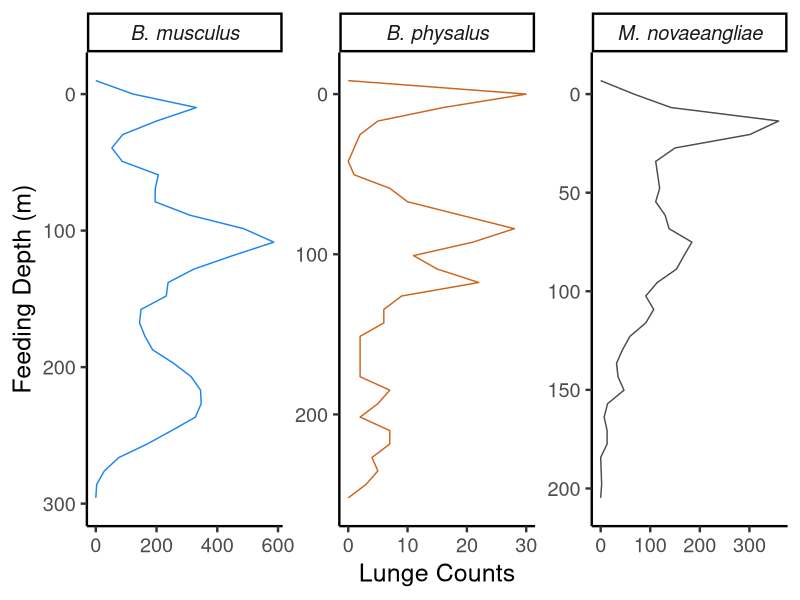

Write R code to recreate this figure.
#############################################################
# Lunge depth by species plot for Shirel's Nancy Foster Grant
#############################################################


library(tidyverse)

lunge_depths_in_MBNMS <- read_csv("lunge_depth_for_SKR_inMBNMS.csv") %>% 
  mutate(binomial_short = case_when(species == "bp" ~ "B. physalus",
                                    species == "bw" ~ "B. musculus",
                                    species == "mn" ~ "M. novaeangliae"))


# sample size; all whales here are labeled as krill-feeding whales in the tag guide
sample_size <- lunge_depths_in_MBNMS %>% 
  group_by(binomial_short) %>% 
  summarise(sample_size = n_distinct(ID))


pal <- c("M. novaeangliae" = "gray30", "B. physalus" = "chocolate3", "B. musculus" = "dodgerblue2" )

feeding_depth_by_sp <- ggplot(lunge_depths_in_MBNMS, aes(lunge_depth, color = binomial_short)) +
  #geom_density() +
  geom_freqpoly() + # my preference is for this one
  #geom_histogram() +
  facet_wrap(.~binomial_short, scales = "free") + 
  coord_flip() +
  scale_x_reverse() +
  scale_color_manual(values = pal) +
  labs(x = "Feeding Depth (m)") +
  labs(y = "Lunge Counts") +
  theme_classic(base_size = 18) +
  theme(legend.position = "none",
        strip.text = element_text(face = "italic"))
feeding_depth_by_sp
